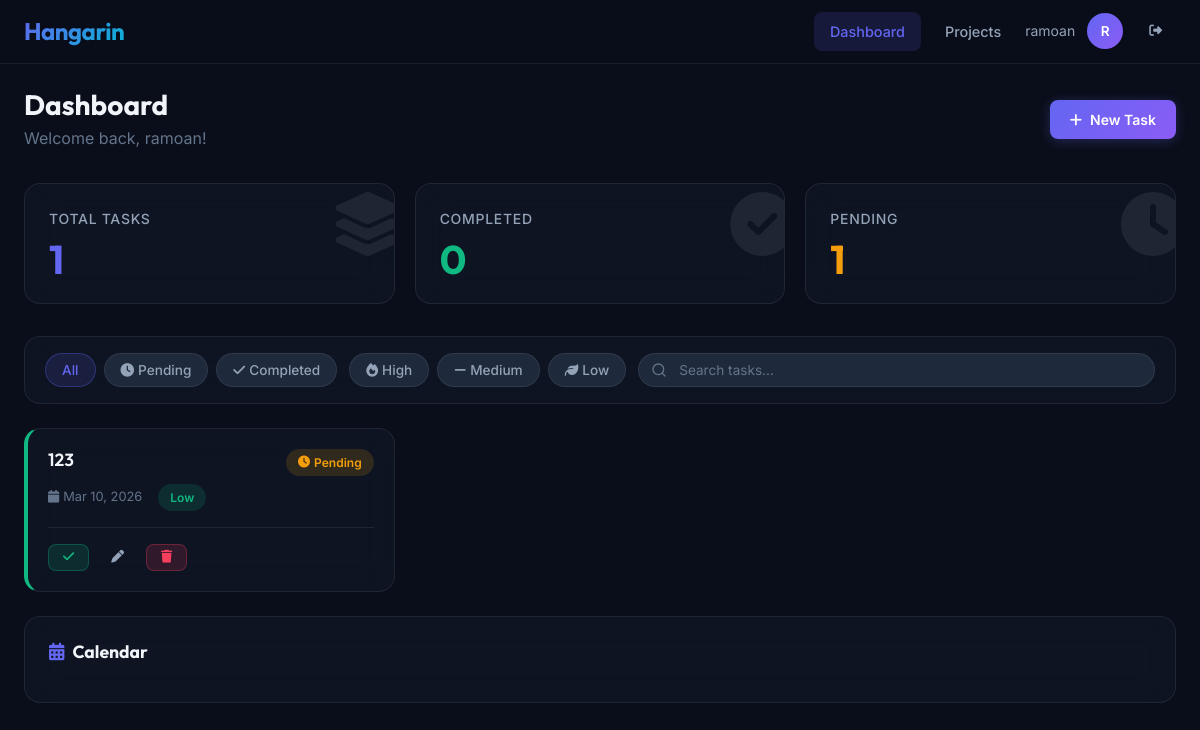
Before: /dashboard/ (signed in) with the older database file.
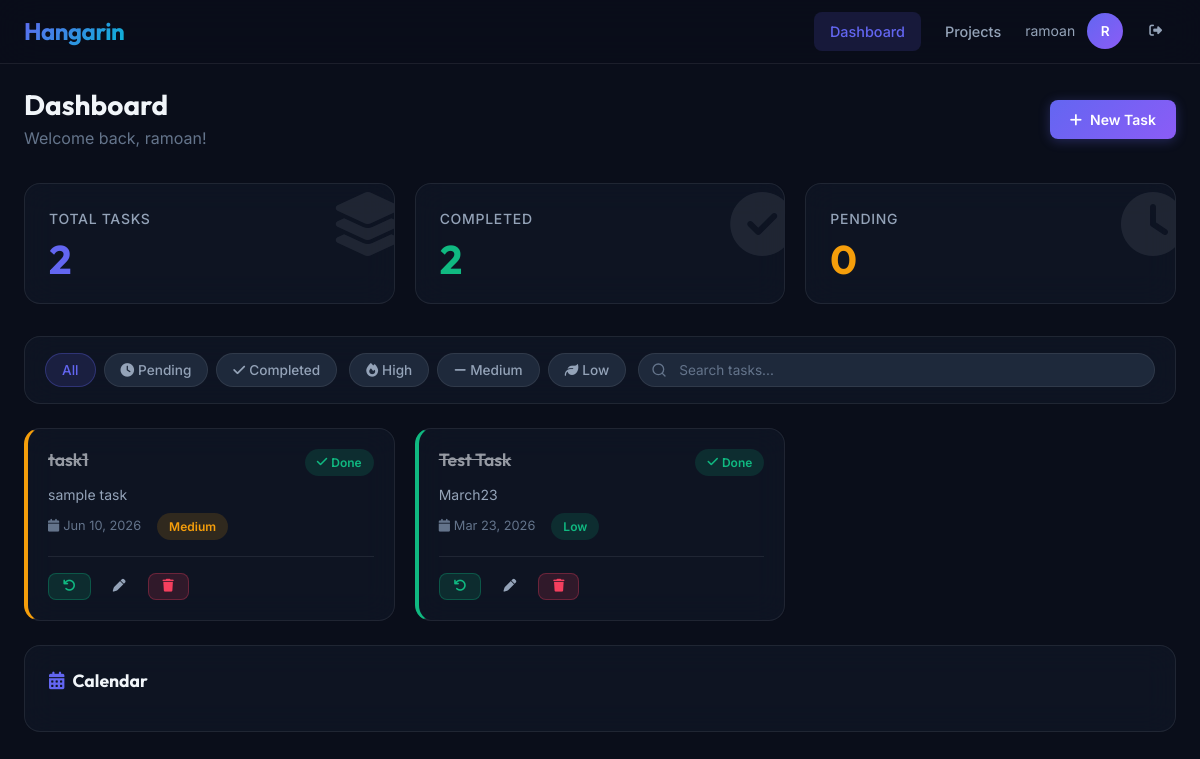
After: the same page with the newer database file.
### tasks/models.py (models this page shows, shortened)
class Task(models.Model):
    title = models.CharField(max_length=200)
    description = models.TextField(blank=True)
    completed = models.BooleanField(default=False)
    created_at = models.DateTimeField(auto_now_add=True)
    due_date = models.DateField(null=True, blank=True)
    priority = models.CharField(
        max_length=10,
        choices=[
            ("low", "Low"),
            ("medium", "Medium"),
            ("high", "High")
        ],
        default="low"
    )
    user = models.ForeignKey(User, on_delete=models.CASCADE)
    project = models.ForeignKey(Project, on_delete=models.CASCADE, null=True, blank=True, related_name='tasks')

### tasks/views.py (the view)
# urls.py: path('dashboard/', views.dashboard, name='dashboard'),
@login_required
def dashboard(request):
    tasks = Task.objects.filter(user=request.user)
    status_filter = request.GET.get('status', '')
    priority_filter = request.GET.get('priority', '')
    search_query = request.GET.get('q', '')
    if status_filter == 'completed':
        tasks = tasks.filter(completed=True)
    elif status_filter == 'pending':
        tasks = tasks.filter(completed=False)
    if priority_filter in ('low', 'medium', 'high'):
        tasks = tasks.filter(priority=priority_filter)
    if search_query:
        tasks = tasks.filter(title__icontains=search_query)
    tasks = tasks.order_by('-created_at')
    completed = Task.objects.filter(user=request.user, completed=True).count()
    pending = Task.objects.filter(user=request.user, completed=False).count()
    projects = Project.objects.filter(user=request.user)
    return render(request, "tasks/dashboard.html", {
        "tasks": tasks,
        "projects": projects,
        "completed": completed,
        "pending": pending,
        "status_filter": status_filter,
        "priority_filter": priority_filter,
        "search_query": search_query,
    })

### templates/tasks/dashboard.html (shortened to what this page needs)
{% extends "base.html" %}
{% load static %}
{% block nav_dashboard %}active{% endblock %}
{% block content %}
<div class="container">
    <div class="flex-between" style="margin-bottom: 32px;">
        <div>
            <h1 style="font-size: 1.75rem; margin-bottom: 4px;">Dashboard</h1>
            <p style="color: var(--text-muted); margin: 0;">Welcome back, {{ user.username }}!</p>
        </div>
        <button class="btn btn--primary" onclick="openModal('create-modal')">
            <i class="fas fa-plus" style="margin-right: 8px;"></i>New Task
        </button>
    </div>
    <div class="grid-stats" style="margin-bottom: 32px;">
        <div class="stat-card glass-card stat-card--total animate-fade-in">
            <div class="stat-icon"><i class="fas fa-layer-group"></i></div>
            <div class="stat-label">Total Tasks</div>
            <div class="stat-value">{{ completed|add:pending }}</div>
        </div>
        <div class="stat-card glass-card stat-card--completed animate-fade-in animate-delay-1">
            <div class="stat-icon"><i class="fas fa-check-circle"></i></div>
            <div class="stat-label">Completed</div>
            <div class="stat-value">{{ completed }}</div>
        </div>
        <div class="stat-card glass-card stat-card--pending animate-fade-in animate-delay-2">
            <div class="stat-icon"><i class="fas fa-clock"></i></div>
            <div class="stat-label">Pending</div>
            <div class="stat-value">{{ pending }}</div>
        </div>
    </div>
    <div class="filter-bar glass-card animate-fade-in animate-delay-2">
        <div style="display:flex;gap:8px;flex-wrap:wrap;">
            <button class="filter-btn {% if not status_filter or status_filter == 'all' %}active{% endif %}" onclick="applyFilter('status', 'all')">All</button>
            <button class="filter-btn {% if status_filter == 'pending' %}active{% endif %}" onclick="applyFilter('status', 'pending')"><i class="fas fa-clock" style="margin-right:4px;"></i>Pending</button>
            <button class="filter-btn {% if status_filter == 'completed' %}active{% endif %}" onclick="applyFilter('status', 'completed')"><i class="fas fa-check" style="margin-right:4px;"></i>Completed</button>
        </div>
        <div style="display:flex;gap:8px;flex-wrap:wrap;">
            <button class="filter-btn " onclick="applyFilter('priority', 'high')" style=""><i class="fas fa-fire" style="margin-right:4px;"></i>High</button>
            <button class="filter-btn " onclick="applyFilter('priority', 'medium')" style=""><i class="fas fa-minus" style="margin-right:4px;"></i>Medium</button>
            <button class="filter-btn " onclick="applyFilter('priority', 'low')" style=""><i class="fas fa-leaf" style="margin-right:4px;"></i>Low</button>
        </div>
        <input type="text" class="search-input" placeholder="Search tasks..." value="{{ search_query|default:'' }}" oninput="applySearch(this.value)" id="search-input">
    </div>
    <div class="dashboard-layout">
        <div>
            <div class="grid-tasks" id="tasks-grid">
                {% for task in tasks %}
                <div class="task-card glass-card task-card--{{ task.priority }} animate-fade-in"
                     data-status="{% if task.completed %}completed{% else %}pending{% endif %}"
                     data-priority="{{ task.priority }}"
                     style="animation-delay: {{ forloop.counter0 }}00ms;">
                    <div class="task-card__header">
                        <h3 class="task-card__title" style="{% if task.completed %}text-decoration: line-through; opacity: 0.6;{% endif %}">
                            {{ task.title }}
                        </h3>
                        {% if task.completed %}
                            <span class="badge badge--completed"><i class="fas fa-check" style="margin-right:4px;"></i>Done</span>
                        {% else %}
                            <span class="badge badge--pending"><i class="fas fa-clock" style="margin-right:4px;"></i>Pending</span>
                        {% endif %}
                    </div>
                    {% if task.description %}
                    <p class="task-card__description">{{ task.description|truncatechars:120 }}</p>
                    {% endif %}
                    <div class="task-card__meta">
                        {% if task.due_date %}
                        <span><i class="fas fa-calendar" style="margin-right:4px;"></i>{{ task.due_date|date:"M d, Y" }}</span>
                        {% endif %}
                        <span class="badge badge--{{ task.priority }}">{{ task.priority|title }}</span>
                    </div>
                    <div class="task-card__actions">
                        <a href="{% url 'complete_task' task.id %}" class="btn btn--success btn--sm" title="Toggle status">
                            <i class="fas fa-{% if task.completed %}undo{% else %}check{% endif %}"></i>
                        </a>
                        <button class="btn btn--ghost btn--sm"
                                onclick="openEditModal('{{ task.id }}', '{{ task.title|escapejs }}', '{{ task.description|escapejs }}', '{{ task.due_date|date:"Y-m-d" }}', '{{ task.priority }}')" title="Edit">
                            <i class="fas fa-pen"></i>
                        </button>
                        <button class="btn btn--danger btn--sm"
                                onclick="openDeleteModal('{{ task.id }}', '{{ task.title|escapejs }}')" title="Delete">
                            <i class="fas fa-trash"></i>
                        </button>
                    </div>
                </div>
                {% endfor %}
            </div>
        </div>
        <div>
            <div class="calendar-container glass-card animate-fade-in animate-delay-3">
                <h3 style="margin-bottom: 16px; font-size: 1.1rem;"><i class="fas fa-calendar-alt" style="margin-right: 8px; color: var(--accent-primary);"></i>Calendar</h3>
            </div>
        </div>
    </div>
</div>
{% endblock %}

### templates/base.html (shortened to what this page needs)
{% load static %}
{% load pwa %}
<!DOCTYPE html>
<html lang="en">
<head>
    <link rel="stylesheet" href="https://cdnjs.cloudflare.com/ajax/libs/font-awesome/6.5.1/css/all.min.css">
    <link href="https://cdn.jsdelivr.net/npm/fullcalendar@6.1.8/index.global.min.css" rel="stylesheet">
    <link href="{% static 'css/hangarin.css' %}" rel="stylesheet">
</head>
<body>
    {% block body %}
    <nav class="navbar" id="main-navbar">
        <a href="{% url 'dashboard' %}" class="navbar-brand">Hangarin</a>
        <div style="display: flex; align-items: center; gap: 8px;">
            {% if user.is_authenticated %}
            <div class="navbar-links">
                <a href="{% url 'dashboard' %}" class="nav-link {% block nav_dashboard %}{% endblock %}">Dashboard</a>
                <a href="{% url 'project_list' %}" class="nav-link {% block nav_projects %}{% endblock %}">Projects</a>
            </div>
            <div class="navbar-user">
                <span style="color: var(--text-secondary); font-size: 0.875rem;">{{ user.username }}</span>
                <div class="user-avatar">{{ user.username|first|upper }}</div>
                <a href="{% url 'account_logout' %}" class="btn btn--ghost btn--sm" title="Logout">
                    <i class="fas fa-sign-out-alt"></i>
                </a>
            </div>
            {% endif %}
        </div>
    </nav>
    <div class="page-wrapper">
        {% block content %}{% endblock %}
    </div>
    {% endblock %}
</body>
</html>

Changed rows visible on the page:
removed Task: title "123", completed False (drawn), due_date "Mar 10, 2026", priority "Low"
added Task: title "task1", completed True (drawn), description "sample task", due_date "Jun 10, 2026", priority "Medium"
added Task: title "Test Task", completed True (drawn), description "March23", due_date "Mar 23, 2026", priority "Low"
Other visible differences:
{{ completed|add:pending }}: "1" → "2"
{{ completed }}: "0" → "2"
{{ pending }}: "1" → "0"
